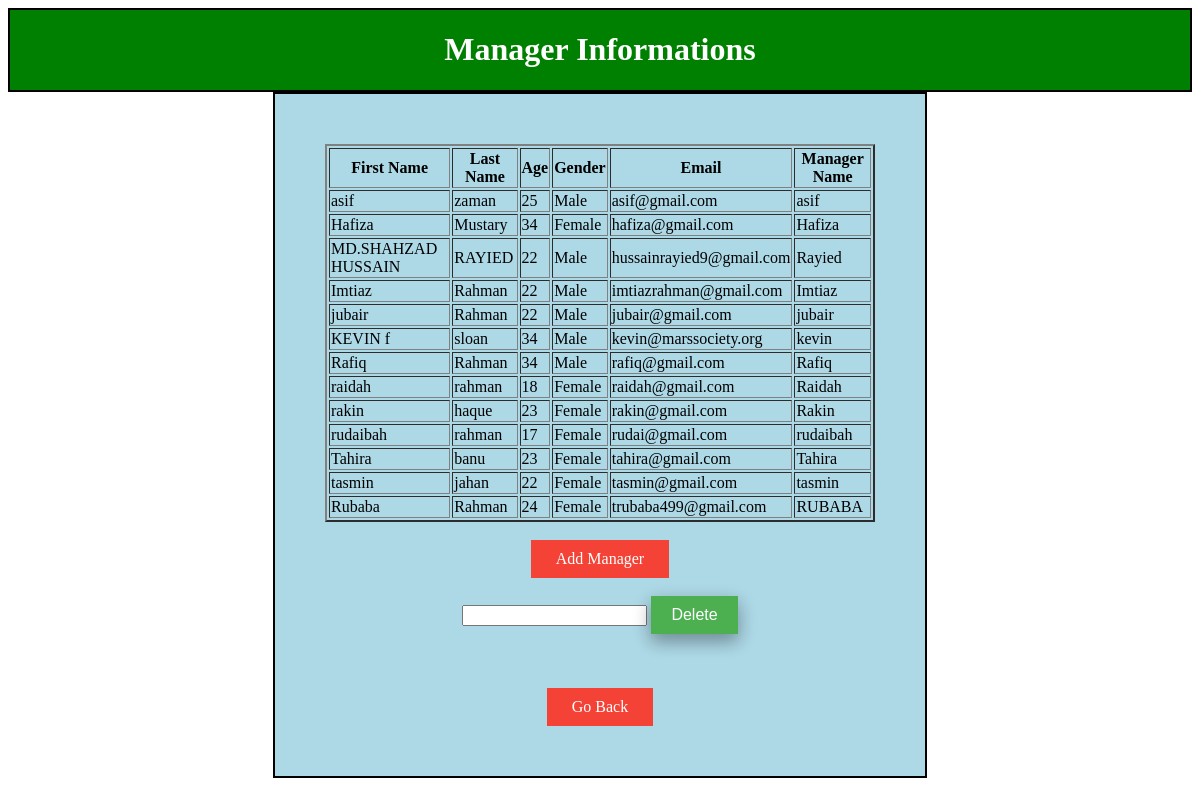
The page /Admin_View/Aboutmanager.php on the database its author committed.
### tables this page shows
CREATE TABLE `manager_reg` (
  `fname` varchar(50) NOT NULL,
  `lname` varchar(50) NOT NULL,
  `age` int(50) NOT NULL,
  `gender` varchar(50) NOT NULL,
  `num` int(50) NOT NULL,
  `email` varchar(50) NOT NULL,
  `file_upload` varchar(50) NOT NULL,
  `username` varchar(50) NOT NULL,
  `password` varchar(50) NOT NULL,
  `confirm_password` varchar(50) NOT NULL
);

### Admin_View/Aboutmanager.php (the view, shortened to what this page needs)
<html>
    <head>
        <link rel="stylesheet" href="../Admin_CSS/manager.css">
    </head>
    <body>
        <div class="header">
            <h1>Manager Informations</h1>
        </div>
        <form action="" method="POST">
   <table border="2">
    <tr>
        <th>First Name</th>
        <th>Last Name</th>
        <th>Age</th>
        <th>Gender</th>
        <th>Email</th>
        <th>Manager Name</th>
    </tr>
    <?php
       $servername="localhost";
       $username="root";
       $password="";
       $dbname="web_project";
       $tablename="manager_reg";
$conn=new mysqli($servername,$username,$password,$dbname);
$sql="SELECT fname,lname,age,gender,num,email,username FROM $tablename ";
$result=$conn->query($sql);
if($result->num_rows>0){
    while($row=$result->fetch_assoc()){
      echo "<tr><td>".$row["fname"]."
      </td><td>".$row["lname"]."
      </td><td>".$row["age"]."
      </td><td>".$row["gender"]."
      </td><td>".$row["email"]."
      </td><td>".$row["username"]."</td></tr>";
    }
    echo "</table>";
}
else{
    echo "No record founds";
}
    ?>
<br>
   <a href="../Admin_View/Managercrud.php">Add Manager</a>
   <br><br>
   <input type="email" name="delsearch">
   <input type="submit" name="delbtn" Value="Delete" class="button b1">
   <br><br><br><br>
   <a href="../Admin_View/Admin_Homepage.php">Go Back</a>
    </body>
</html>

### Admin_CSS/manager.css (style rules this page uses)
.header { border: 2px solid black; background-color: green; color: white; text-align: center; }
form { border: 2px solid black; background-color: lightblue; color: white; text-align: center; width: 550px; margin: auto; padding: 50px; }
body { background-image: url("https://images.unsplash.com/photo-1454165804606-c3d57bc86b40?ixlib=rb-1.2.1&ixid=MnwxMjA3fDB8MHxwaG90by1wYWdlfHx8fGVufDB8fHx8&auto=format&fit=crop&w=1170&q=80"); }
a:link, a:visited { background-color: #f44336; color: white; padding: 10px 25px; text-align: center; text-decoration: none; display: inline-block; }
.button { box-shadow: 0 8px 16px 0 rgba(0,0,0,0.2), 0 6px 20px 0 rgba(0,0,0,0.19); background-color: #4CAF50; border: none; color: white; padding: 10px 20px; text-align: center; text-decoration: none; display: inline-block; font-size: 16px; margin: auto; cursor: pointer; transition: 0.25s; }

### rows shown on the page
manager_reg: fname "asif", lname "zaman", age "25", gender "Male", email "asif@gmail.com", username "asif"
manager_reg: fname "Hafiza", lname "Mustary", age "34", gender "Female", email "hafiza@gmail.com", username "Hafiza"
manager_reg: fname "MD.SHAHZAD HUSSAIN", lname "RAYIED", age "22", gender "Male", email "hussainrayied9@gmail.com", username "Rayied"
manager_reg: fname "Imtiaz", lname "Rahman", age "22", gender "Male", email "imtiazrahman@gmail.com", username "Imtiaz"
manager_reg: fname "jubair", lname "Rahman", age "22", gender "Male", email "jubair@gmail.com", username "jubair"
manager_reg: fname "KEVIN f", lname "sloan", age "34", gender "Male", email "kevin@marssociety.org", username "kevin"
manager_reg: fname "Rafiq", lname "Rahman", age "34", gender "Male", email "rafiq@gmail.com", username "Rafiq"
manager_reg: fname "raidah", lname "rahman", age "18", gender "Female", email "raidah@gmail.com", username "Raidah"
manager_reg: fname "rakin", lname "haque", age "23", gender "Female", email "rakin@gmail.com", username "Rakin"
manager_reg: fname "rudaibah", lname "rahman", age "17", gender "Female", email "rudai@gmail.com", username "rudaibah"
manager_reg: fname "Tahira", lname "banu", age "23", gender "Female", email "tahira@gmail.com", username "Tahira"
manager_reg: fname "tasmin", lname "jahan", age "22", gender "Female", email "tasmin@gmail.com", username "tasmin"
manager_reg: fname "Rubaba", lname "Rahman", age "24", gender "Female", email "trubaba499@gmail.com", username "RUBABA"
